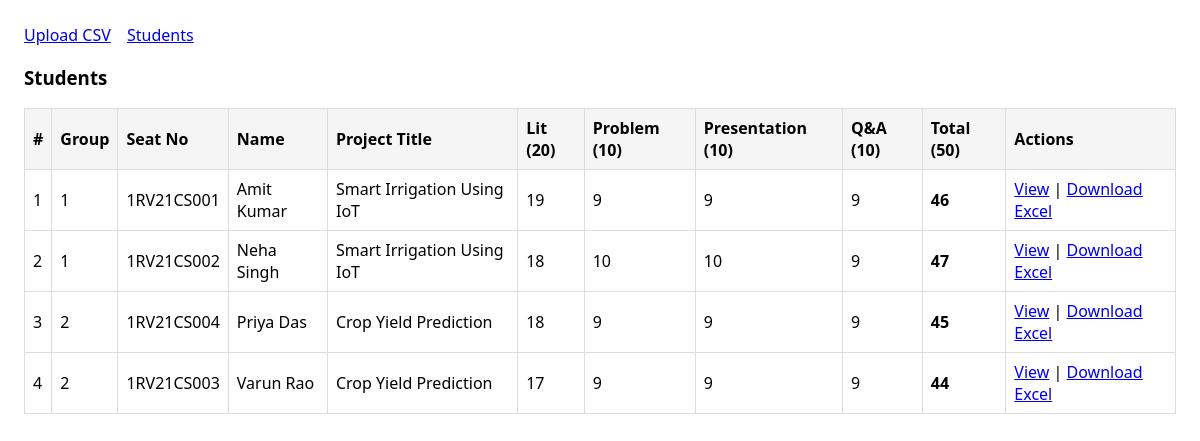
Before: /students with the older database file.
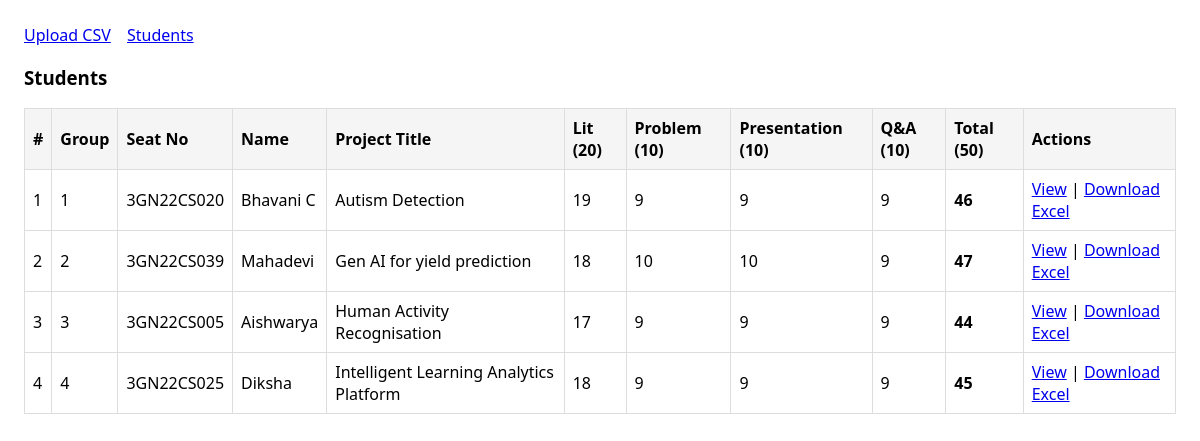
After: the same page with the newer database file.
### models.py (models this page shows)
class Student(db.Model):
    id = db.Column(db.Integer, primary_key=True)
    group_no = db.Column(db.String(50))
    project_title = db.Column(db.String(255))
    seat_no = db.Column(db.String(64), nullable=False, index=True)
    name = db.Column(db.String(128), nullable=False)
    evaluations = db.relationship("Evaluation", backref="student", lazy=True, cascade="all, delete-orphan")

class Evaluation(db.Model):
    __table_args__ = (
        db.UniqueConstraint('student_id', 'review_no', name='uq_eval_student_review'),
    )
    id = db.Column(db.Integer, primary_key=True)
    review_no = db.Column(db.Integer, default=1, nullable=False)
    total_marks = db.Column(db.Integer, nullable=False)
    literature_survey = db.Column(db.Integer, nullable=False)
    problem_identification = db.Column(db.Integer, nullable=False)
    presentation = db.Column(db.Integer, nullable=False)
    question_answer = db.Column(db.Integer, nullable=False)
    member1_literature = db.Column(db.Integer, nullable=True)
    member1_problem = db.Column(db.Integer, nullable=True)
    member1_presentation = db.Column(db.Integer, nullable=True)
    member1_qa = db.Column(db.Integer, nullable=True)
    member2_literature = db.Column(db.Integer, nullable=True)
    member2_problem = db.Column(db.Integer, nullable=True)
    member2_presentation = db.Column(db.Integer, nullable=True)
    member2_qa = db.Column(db.Integer, nullable=True)
    guide_literature = db.Column(db.Integer, nullable=True)
    guide_problem = db.Column(db.Integer, nullable=True)
    guide_presentation = db.Column(db.Integer, nullable=True)
    guide_qa = db.Column(db.Integer, nullable=True)
    student_id = db.Column(db.Integer, db.ForeignKey("student.id"), nullable=False)

### app.py (the view)
    @app.route("/students")
    def list_students():
        students = Student.query.order_by(Student.group_no, Student.name).all()
        data = []
        for s in students:
            ev = sorted(s.evaluations, key=lambda e: (e.review_no, e.id))[-1] if s.evaluations else None
            if ev:
                data.append((s, ev))
        return render_template("students.html", items=data)

### templates/students.html
{% extends "base.html" %}
{% block content %}
<h3>Students</h3>
<table>
  <thead>
    <tr>
      <th>#</th>
      <th>Group</th>
      <th>Seat No</th>
      <th>Name</th>
      <th>Project Title</th>
      <th>Lit (20)</th>
      <th>Problem (10)</th>
      <th>Presentation (10)</th>
      <th>Q&A (10)</th>
      <th>Total (50)</th>
      <th>Actions</th>
    </tr>
  </thead>
  <tbody>
    {% for s, ev in items %}
    <tr>
      <td>{{ loop.index }}</td>
      <td>{{ s.group_no or '-' }}</td>
      <td>{{ s.seat_no }}</td>
      <td>{{ s.name }}</td>
      <td>{{ s.project_title or '-' }}</td>
      <td>{{ ev.literature_survey }}</td>
      <td>{{ ev.problem_identification }}</td>
      <td>{{ ev.presentation }}</td>
      <td>{{ ev.question_answer }}</td>
      <td><strong>{{ ev.total_marks }}</strong></td>
      <td>
        <a href="{{ url_for('student_detail', student_id=s.id) }}">View</a> |
        <a href="{{ url_for('download_review1', student_id=s.id) }}">Download Excel</a>
      </td>
    </tr>
    {% endfor %}
  </tbody>
</table>
{% endblock %}

### templates/base.html (shortened to what this page needs)
<!doctype html>
<html lang="en">
<head>
</head>
<body>
  <header>
    <nav>
      <a href="{{ url_for('upload_csv') }}">Upload CSV</a>
      <a href="{{ url_for('list_students') }}">Students</a>
    </nav>
  </header>
  {% block content %}{% endblock %}
</body>
</html>

### templates/base.html (style rules this page uses)
body { font-family: system-ui, Arial, sans-serif; margin: 24px; }
header { margin-bottom: 16px; }
nav a { margin-right: 12px; }
table { border-collapse: collapse; width: 100%; }
th, td { border: 1px solid #ddd; padding: 8px; }
th { background: #f5f5f5; text-align: left; }

Changed rows visible on the page:
changed Student: seat_no "1RV21CS001" → "3GN22CS020"; name "Amit Kumar" → "Bhavani C"; project_title "Smart Irrigation Using IoT" → "Autism Detection"
changed Student: group_no "1" → "2"; seat_no "1RV21CS002" → "3GN22CS039"; name "Neha Singh" → "Mahadevi"; project_title "Smart Irrigation Using IoT" → "Gen AI for yield prediction"
changed Student: group_no "2" → "3"; seat_no "1RV21CS003" → "3GN22CS005"; name "Varun Rao" → "Aishwarya"; project_title "Crop Yield Prediction" → "Human Activity Recognisation"; moves up the list
changed Student: group_no "2" → "4"; seat_no "1RV21CS004" → "3GN22CS025"; name "Priya Das" → "Diksha"; project_title "Crop Yield Prediction" → "Intelligent Learning Analytics Platform"
